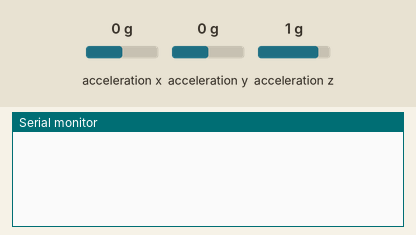
Simulated run of this sketch. Board: Arduino Uno, built with avr-gcc and run on an emulated ATmega328P. Shown: the last lines printed to the serial monitor. Inputs (shaded band) come from the test bench; at power-on: acceleration x 0 g, acceleration y 0 g, acceleration z 1 g.

Above: at 3.8 s.
3.9 s: acceleration x set to -1.4 g
At 6.6 s:
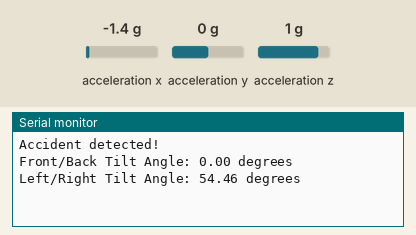
7.8 s: acceleration y set to -0.8 g
At 10.2 s:
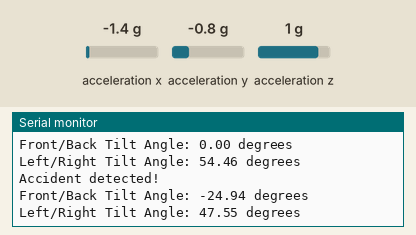
11.7 s: acceleration z set to -1.4 g
At 12.5 s:
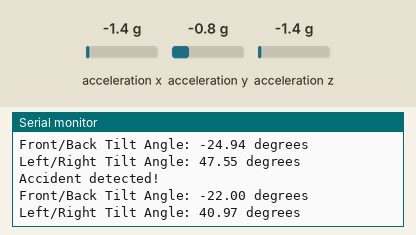
Timing chart, 0 to 14.7 s (numbered marks = the images above; inputs shaded):
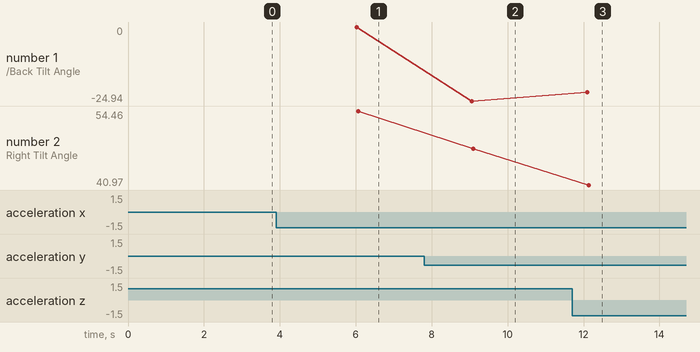

Measured:
- after the input at 3.9 s, the serial monitor: prints a new line after 2.1 s (image 1)
- after the input at 7.8 s, the serial monitor: prints a new line after 1.3 s (image 2)
- after the input at 11.7 s, the serial monitor: prints a new line after 0.39 s (image 3)
- plotted number 1: 0 → -24.94 after the input at 7.8 s, -24.94 → -22 after the input at 11.7 s
- plotted number 2: 54.46 → 47.55 after the input at 7.8 s, 47.55 → 40.97 after the input at 11.7 s

The sketch:

ADXL345_Tilt_detected.ino
```cpp
#include <Wire.h>
#include <Adafruit_Sensor.h>
#include <Adafruit_ADXL345_U.h>

// Define the ADXL345 sensor
Adafruit_ADXL345_Unified accel = Adafruit_ADXL345_Unified(12345);

void setup() {
  Serial.begin(9600); // Initialize serial communication

  // Initialize the ADXL345 sensor
  if (!accel.begin()) {
    Serial.println("Could not find a valid ADXL345 sensor, check wiring!");
    while (1);
  }
}

void loop() {
  // Variables to store accelerometer data
  sensors_event_t event;

  // Get accelerometer data
  accel.getEvent(&event);

  // Calculate tilt angles for both front/back and left/right directions
  float tiltAngleFB = atan2(event.acceleration.y, sqrt(pow(event.acceleration.x, 2) + pow(event.acceleration.z, 2))) * 180.0 / PI;
  float tiltAngleLR = atan2(-event.acceleration.x, sqrt(pow(event.acceleration.y, 2) + pow(event.acceleration.z, 2))) * 180.0 / PI;

  // Check if tilt angles exceed 45 degrees in any direction
  if (abs(tiltAngleFB) > 40 || abs(tiltAngleLR) > 40) {
    // Accident detected
    Serial.println("Accident detected!");
    Serial.print("Front/Back Tilt Angle: ");
    Serial.print(tiltAngleFB);
    Serial.println(" degrees");
    Serial.print("Left/Right Tilt Angle: ");
    Serial.print(tiltAngleLR);
    Serial.println(" degrees");
    // Add any other actions to be taken in case of an accident
  }

  delay(3000); // Adjust delay as needed
}
```
